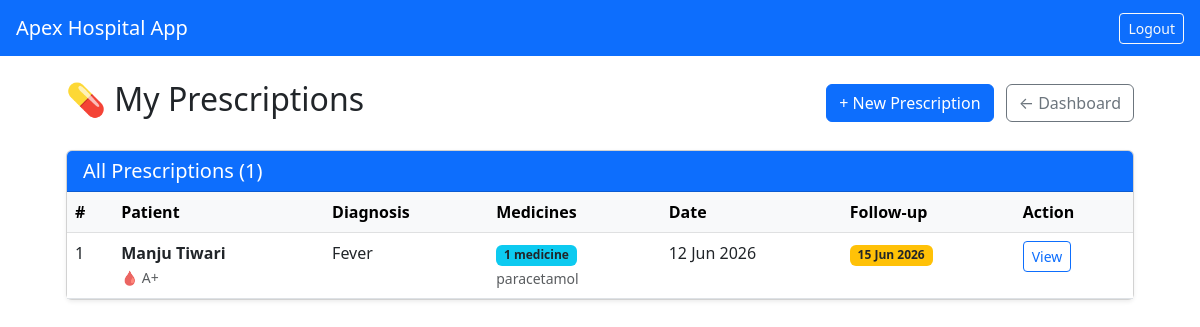
Before: /prescriptions/doctor/ (signed in) with the older database file.
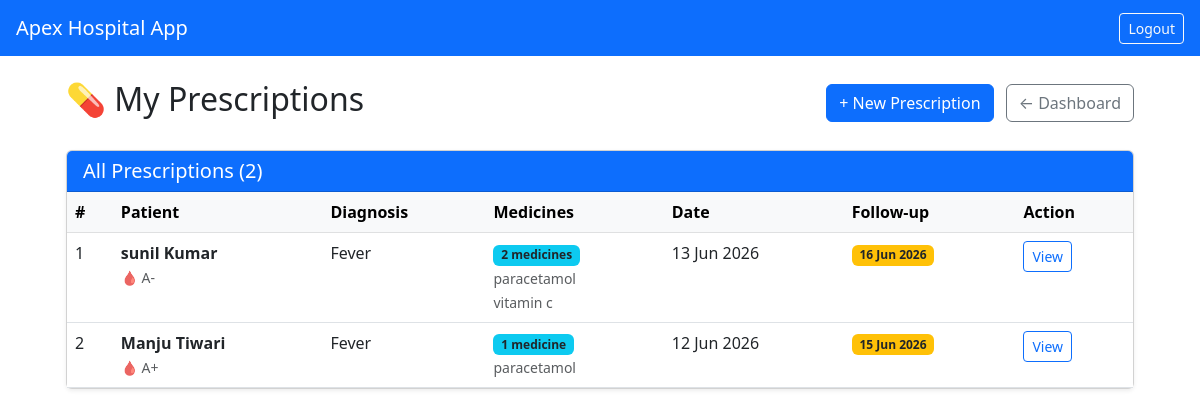
After: the same page with the newer database file.
### accounts/models.py (models this page shows, shortened)
class Prescription(models.Model):
    doctor = models.ForeignKey(DoctorProfile, on_delete=models.CASCADE, related_name='prescriptions')
    patient = models.ForeignKey(PatientProfile, on_delete=models.CASCADE, related_name='prescriptions')
    appointment = models.ForeignKey(Appointment, on_delete=models.SET_NULL, null=True, blank=True, related_name='prescriptions')
    diagnosis = models.CharField(max_length=255)
    instructions = models.TextField(blank=True)
    created_at = models.DateTimeField(auto_now_add=True)
    follow_up_date = models.DateField(null=True, blank=True)
    class Meta:
        ordering = ['-created_at']   # newest first

class PatientProfile(models.Model):
    BLOOD_GROUPS = [
        ('A+','A+'),('A-','A-'),('B+','B+'),('B-','B-'),
        ('O+','O+'),('O-','O-'),('AB+','AB+'),('AB-','AB-'),
    ]
    user_profile = models.OneToOneField(
        UserProfile, on_delete=models.CASCADE, related_name='patient'
    )
    date_of_birth = models.DateField(null=True, blank=True)
    blood_group = models.CharField(max_length=5, choices=BLOOD_GROUPS, blank=True)
    address = models.TextField(blank=True)
    emergency_contact = models.CharField(max_length=15, blank=True)

class UserProfile(models.Model):
    ROLE_CHOICES = (
        ('doctor', 'Doctor'),
        ('patient', 'Patient'),
    )
    user = models.OneToOneField(
        User, on_delete=models.CASCADE, related_name='profile'
    )
    role = models.CharField(max_length=10, choices=ROLE_CHOICES)
    phone = models.CharField(max_length=15, blank=True)

class PrescriptionItem(models.Model):
    FREQUENCY_CHOICES = [
        ('once',       'Once a day'),
        ('twice',      'Twice a day'),
        ('thrice',     'Three times a day'),
        ('four_times', 'Four times a day'),
        ('sos',        'SOS (as needed)'),
    ]
    TIMING_CHOICES = [
        ('before_food', 'Before Food'),
        ('after_food',  'After Food'),
        ('with_food',   'With Food'),
        ('empty_stomach', 'Empty Stomach'),
    ]
    prescription   = models.ForeignKey(Prescription, on_delete=models.CASCADE, related_name='items')
    medicine_name  = models.CharField(max_length=200)
    dosage         = models.CharField(max_length=100)   # e.g. "500mg", "10ml"
    frequency      = models.CharField(max_length=20, choices=FREQUENCY_CHOICES)
    duration       = models.CharField(max_length=100)   # e.g. "5 days", "1 week"
    timing         = models.CharField(max_length=20, choices=TIMING_CHOICES, blank=True)
    notes          = models.CharField(max_length=255, blank=True)

### accounts/views.py (the view)
# urls.py: path('prescriptions/doctor/',views.doctor_prescriptions, name='doctor_prescriptions'),
@login_required
def doctor_prescriptions(request):
    if request.user.profile.role != 'doctor':
        return redirect('patient_dashboard')
    doctor        = request.user.profile.doctor
    prescriptions = Prescription.objects.filter(
        doctor=doctor
    ).prefetch_related('items').select_related('patient__user_profile__user')
    return render(request, 'accounts/doctor_prescriptions.html', {
        'doctor'       : doctor,
        'prescriptions': prescriptions,
    })

### accounts/templates/accounts/doctor_prescriptions.html (shortened to what this page needs)
{% extends 'accounts/base.html' %}
{% block content %}
<div class="container-fluid px-4">
  <div class="d-flex justify-content-between align-items-center mb-4">
    <h2>💊 My Prescriptions</h2>
    <div>
      <a href="{% url 'create_prescription' %}" class="btn btn-primary me-2">
        + New Prescription
      </a>
      <a href="{% url 'doctor_dashboard' %}" class="btn btn-outline-secondary">
        ← Dashboard
      </a>
    </div>
  </div>
  <div class="card shadow-sm">
    <div class="card-header bg-primary text-white">
      <h5 class="mb-0">All Prescriptions ({{ prescriptions.count }})</h5>
    </div>
    <div class="card-body p-0">
      {% if prescriptions %}
      <div class="table-responsive">
        <table class="table table-hover mb-0">
          <thead class="table-light">
            <tr>
              <th>#</th>
              <th>Patient</th>
              <th>Diagnosis</th>
              <th>Medicines</th>
              <th>Date</th>
              <th>Follow-up</th>
              <th>Action</th>
            </tr>
          </thead>
          <tbody>
            {% for p in prescriptions %}
            <tr>
              <td>{{ forloop.counter }}</td>
              <td>
                <strong>{{ p.patient.user_profile.user.get_full_name }}</strong><br>
                <small class="text-muted">
                  🩸 {{ p.patient.blood_group|default:"—" }}
                </small>
              </td>
              <td>{{ p.diagnosis }}</td>
              <td>
                <span class="badge bg-info text-dark">
                  {{ p.items.count }} medicine{{ p.items.count|pluralize }}
                </span>
                <br>
                {% for item in p.items.all|slice:":2" %}
                  <small class="text-muted">{{ item.medicine_name }}</small><br>
                {% endfor %}
              </td>
              <td>{{ p.created_at|date:"d M Y" }}</td>
              <td>
                {% if p.follow_up_date %}
                  <span class="badge bg-warning text-dark">
                    {{ p.follow_up_date|date:"d M Y" }}
                  </span>
                {% else %}
                  <span class="text-muted">—</span>
                {% endif %}
              </td>
              <td>
                <a href="{% url 'prescription_detail' p.id %}"
                   class="btn btn-sm btn-outline-primary">
                  View
                </a>
              </td>
            </tr>
            {% endfor %}
          </tbody>
        </table>
      </div>
      {% endif %}
    </div>
  </div>
</div>
{% endblock %}

Changed rows visible on the page:
added Prescription: patient.user_profile.user.get_full_name "sunil Kumar", patient.blood_group "A-", diagnosis "Fever", items.count "2", created_at "13 Jun 2026", follow_up_date "16 Jun 2026"
added PrescriptionItem: medicine_name "paracetamol", shown under "sunil Kumar"
added PrescriptionItem: medicine_name "vitamin c", shown under "sunil Kumar"
Other visible differences:
{{ prescriptions.count }}: "1" → "2"
